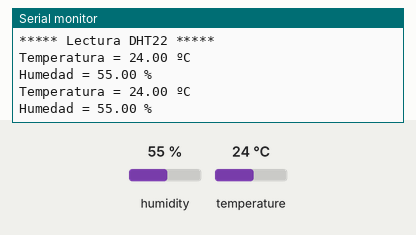
Simulated run of this sketch. Board: ESP32. On the bench: the last lines printed to the serial monitor. Inputs (shaded band) come from the test bench; at power-on: humidity 55 %, temperature 24 °C.

Above: at 4.8 s.
4.9 s: humidity set to 22 %
At 6.7 s:
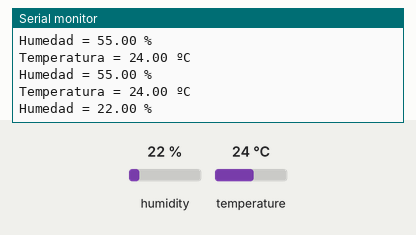
7.9 s: temperature set to 12 °C
At 8.4 s:
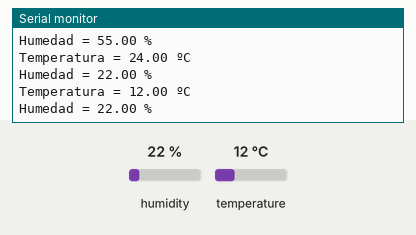
10.9 s: humidity set to 40 %
At 13.0 s:
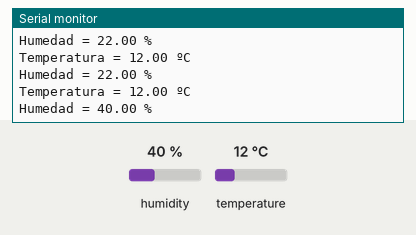
Timing chart, 0 to 14.5 s (numbered marks = the images above; inputs shaded):
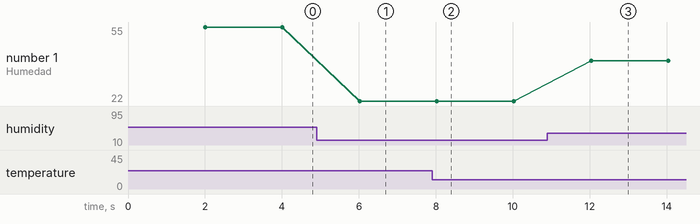

Measured:
- after the input at 4.9 s, the serial monitor: prints a new line after 1.1 s (image 1)
- after the input at 7.9 s, the serial monitor: prints a new line after 0.12 s (image 2)
- after the input at 10.9 s, the serial monitor: prints a new line after 1.1 s (image 3)
- plotted number 1: 55 → 22 after the input at 4.9 s, 22 → 40 after the input at 10.9 s

The sketch:

sensor_humedad.ino
```cpp
//Lectura de DHT22
#include "DHT.h"
#define pinDatos 4  //GPIO4 = D2 en D1 Mini, D4 en ESP32
DHT sensorTH (pinDatos, DHT22);    //Crea objeto sensorTH

void setup() {
 Serial.begin (115200);
 Serial.println ("***** Lectura DHT22 *****");
 sensorTH.begin ();   //Inicializa pines del sensor

}
void loop() {
  delay (2000);

  //Lee valores de temperatura y humedad
  float humedad = sensorTH.readHumidity();
  float temperatura = sensorTH.readTemperature();

  //Mostrar valores leídos
  Serial.print ("Temperatura = ");
  Serial.print (temperatura);
  Serial.println (" ºC");
  Serial.print ("Humedad = ");
  Serial.print (humedad);
  Serial.println (" %");

}
```
